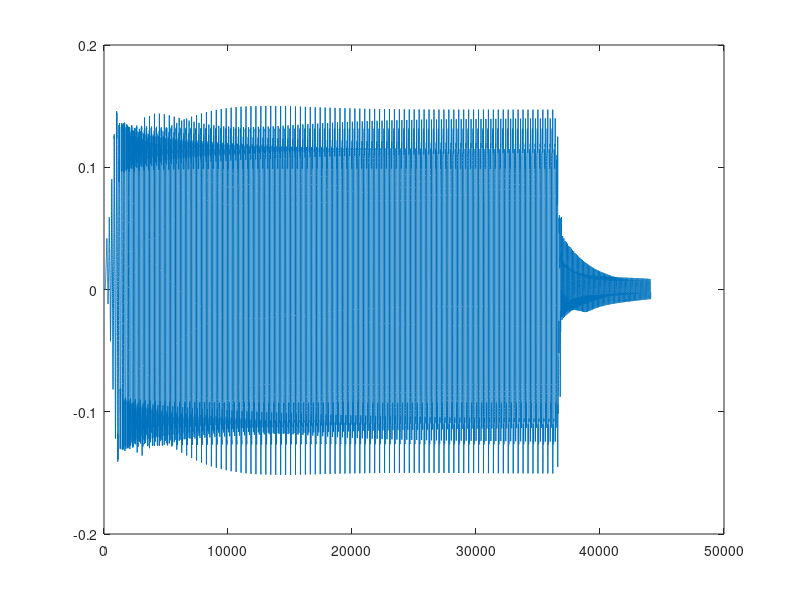

Write the MATLAB code that produced this figure.
clear;clc;

fs = 44100;
f = 220;
N = fs/f;
N = floor(N);

%envelope time in seconds
at = 0.02;
dt = 0.005;
st = 0.8;
rt = 0.01; % must equal to l + 1/fs

% levels of attack, decay and sustain
attlvl = 1;
decaylvl = 0.9;
suslvl = 0.9;
%generate env
attack = linspace(0,attlvl, fs*at);
decay = linspace(attlvl,decaylvl, fs*dt);
sustain = linspace(decaylvl,suslvl, fs*st);
release = linspace(suslvl,0, fs*rt);
env = [attack decay sustain release];

yr = zeros(1, N/2);
yl = zeros(1, N/2);

out = 0;

signal = 0;

lengthYOffset = N/2-1;
l = N/2

a = 0.5;

maxVelocity = .25;
t = 44100;

offset = 0.001;
slope = 5.0;

% still needs vibrato, modulate neck delay length: (baseDelay_ * (1.0 - betaRatio_) ) +  (baseDelay_ * vibratoGain_ * vibrato_.tick())
% betaRatio =  0.127236
for i = 1:t  
    if i < length(env)
        ADSR = env(i);
    else
        ADSR = 0;
    end
    
    bowVelocity = maxVelocity*ADSR;
    
    bridgeReflection = -(a*yr(l) + (1-a)*yr(l-1));
    nutReflection = -yl(l);
    stringVelocity = bridgeReflection + nutReflection;
    vdelta = bowVelocity - stringVelocity;
     
    % bow table
    bow = (vdelta + offset) * slope;
    bow = abs(bow) + 0.75;
    bow = bow^-4;
    
    if bow < 0.01
        bow = 0.01;
    elseif bow > 0.98
        bow = 0.98;
    end
    
    newVelocity = vdelta * bow;
   
    % yr goes from bow to brigde
    yr = [nutReflection + newVelocity, yr(1:lengthYOffset)];
   
    % yl goes from bow to brigde
    yl = [bridgeReflection + newVelocity, yl(1:lengthYOffset)];
    
    signal(i) = yr(l);
end

plot(signal)
sound(signal, fs)




